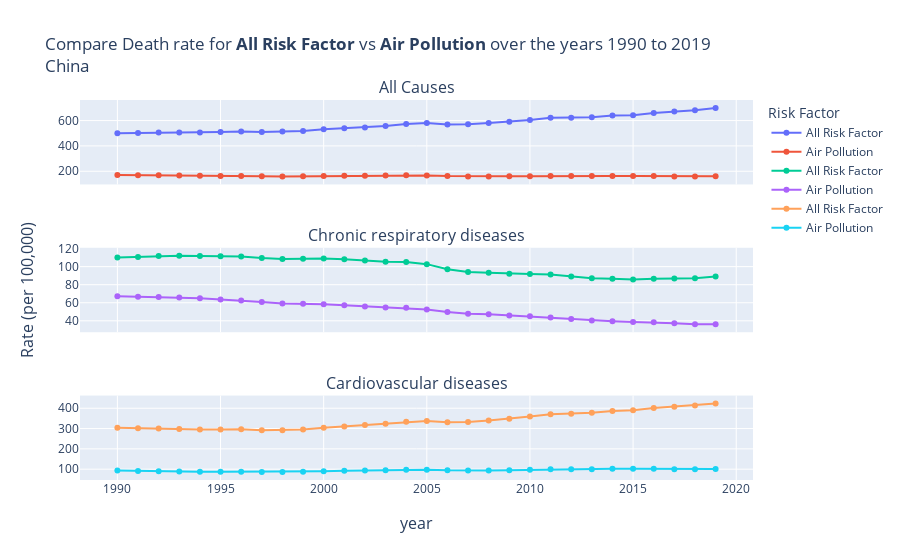

The code cell stored with this chart in its notebook:
### Code cell
china_df = cause_df[cause_df.location_clean=="CHN"]
draw_plot(china_df, where="China")

### Figure 1 — Plotly figure (JSON) as saved in the notebook; plotly's stock layout.template omitted (floating-point values rounded to 4 significant figures)
{"data": [{"mode": "lines+markers", "name": "All Risk Factor", "type": "scatter", "x": [1990, 1991, 1992, 1993, 1994, 1995, 1996, 1997, 1998, 1999, 2000, 2001, 2002, 2003, 2004, 2005, 2006, 2007, 2008, 2009, 2010, 2011, 2012, 2013, 2014, 2015, 2016, 2017, 2018, 2019], "xaxis": "x", "y": [500.7, 501.4, 505.1, 505.8, 506.7, 509.9, 514.6, 510.5, 513.0, 518.5, 532.2, 540.1, 545.7, 557.2, 573.7, 580.7, 570.0, 571.0, 580.7, 590.3, 604.6, 621.4, 622.8, 626.1, 639.5, 642.7, 660.3, 670.7, 681.1, 699.5], "yaxis": "y"}, {"mode": "lines+markers", "name": "Air Pollution", "type": "scatter", "x": [1990, 1991, 1992, 1993, 1994, 1995, 1996, 1997, 1998, 1999, 2000, 2001, 2002, 2003, 2004, 2005, 2006, 2007, 2008, 2009, 2010, 2011, 2012, 2013, 2014, 2015, 2016, 2017, 2018, 2019], "xaxis": "x", "y": [171.3, 168.9, 167.8, 166.2, 164.4, 163.0, 162.6, 160.2, 159.1, 160.0, 162.8, 163.9, 164.7, 166.1, 168.6, 167.6, 162.0, 159.3, 159.7, 159.9, 161.6, 163.2, 162.0, 161.8, 163.3, 162.8, 162.3, 159.7, 159.0, 160.8], "yaxis": "y"}, {"mode": "lines+markers", "name": "All Risk Factor", "type": "scatter", "x": [1990, 1991, 1992, 1993, 1994, 1995, 1996, 1997, 1998, 1999, 2000, 2001, 2002, 2003, 2004, 2005, 2006, 2007, 2008, 2009, 2010, 2011, 2012, 2013, 2014, 2015, 2016, 2017, 2018, 2019], "xaxis": "x2", "y": [110.1, 110.7, 111.8, 112.1, 111.9, 111.6, 111.4, 109.7, 108.6, 108.7, 109.1, 108.1, 106.9, 105.4, 105.1, 102.8, 97.22, 94.08, 93.22, 92.24, 91.98, 91.41, 89.14, 87.09, 86.71, 85.69, 86.7, 86.8, 87.07, 89.11], "yaxis": "y2"}, {"mode": "lines+markers", "name": "Air Pollution", "type": "scatter", "x": [1990, 1991, 1992, 1993, 1994, 1995, 1996, 1997, 1998, 1999, 2000, 2001, 2002, 2003, 2004, 2005, 2006, 2007, 2008, 2009, 2010, 2011, 2012, 2013, 2014, 2015, 2016, 2017, 2018, 2019], "xaxis": "x2", "y": [67.13, 66.6, 66.46, 65.83, 64.9, 63.59, 62.54, 60.96, 59.26, 58.83, 58.25, 57.14, 55.98, 54.88, 54.37, 52.56, 49.76, 47.78, 47.16, 45.81, 45.07, 43.71, 41.98, 40.43, 39.6, 38.75, 38.33, 37.35, 36.21, 36.31], "yaxis": "y2"}, {"mode": "lines+markers", "name": "All Risk Factor", "type": "scatter", "x": [1990, 1991, 1992, 1993, 1994, 1995, 1996, 1997, 1998, 1999, 2000, 2001, 2002, 2003, 2004, 2005, 2006, 2007, 2008, 2009, 2010, 2011, 2012, 2013, 2014, 2015, 2016, 2017, 2018, 2019], "xaxis": "x3", "y": [303.7, 301.0, 300.7, 298.4, 296.0, 295.8, 296.7, 292.1, 292.2, 294.8, 303.6, 310.3, 317.5, 323.6, 333.4, 337.7, 331.3, 332.9, 339.7, 347.8, 358.8, 370.8, 373.1, 377.5, 386.8, 389.6, 401.1, 407.7, 413.2, 423.2], "yaxis": "y3"}, {"mode": "lines+markers", "name": "Air Pollution", "type": "scatter", "x": [1990, 1991, 1992, 1993, 1994, 1995, 1996, 1997, 1998, 1999, 2000, 2001, 2002, 2003, 2004, 2005, 2006, 2007, 2008, 2009, 2010, 2011, 2012, 2013, 2014, 2015, 2016, 2017, 2018, 2019], "xaxis": "x3", "y": [93.04, 91.06, 89.93, 88.73, 87.49, 86.99, 87.1, 85.99, 86.13, 87.08, 89.88, 91.7, 93.69, 95.22, 97.44, 97.55, 94.6, 93.52, 94.02, 95.16, 97.08, 99.22, 99.4, 100.2, 101.8, 101.8, 101.7, 100.2, 100.2, 101.2], "yaxis": "y3"}], "layout": {"annotations": [{"font": {"size": 16}, "showarrow": false, "text": "All Causes", "x": 0.5, "xanchor": "center", "xref": "paper", "y": 1, "yanchor": "bottom", "yref": "paper"}, {"font": {"size": 16}, "showarrow": false, "text": "Chronic respiratory diseases", "x": 0.5, "xanchor": "center", "xref": "paper", "y": 0.6111, "yanchor": "bottom", "yref": "paper"}, {"font": {"size": 16}, "showarrow": false, "text": "Cardiovascular diseases", "x": 0.5, "xanchor": "center", "xref": "paper", "y": 0.2222, "yanchor": "bottom", "yref": "paper"}, {"font": {"size": 16}, "showarrow": false, "text": "year", "x": 0.5, "xanchor": "center", "xref": "paper", "y": 0, "yanchor": "top", "yref": "paper", "yshift": -30}, {"font": {"size": 16}, "showarrow": false, "text": "Rate (per 100,000)", "textangle": -90, "x": 0, "xanchor": "right", "xref": "paper", "xshift": -40, "y": 0.5, "yanchor": "middle", "yref": "paper"}], "hovermode": "x", "legend": {"title": {"text": "Risk Factor"}}, "title": {"text": "Compare Death rate for <b>All Risk Factor</b> vs <b>Air Pollution</b> over the years 1990 to 2019<br>China"}, "xaxis": {"anchor": "y", "domain": [0, 1], "matches": "x3", "showticklabels": false}, "xaxis2": {"anchor": "y2", "domain": [0, 1], "matches": "x3", "showticklabels": false}, "xaxis3": {"anchor": "y3", "domain": [0, 1]}, "yaxis": {"anchor": "x", "domain": [0.7778, 1]}, "yaxis2": {"anchor": "x2", "domain": [0.3889, 0.6111]}, "yaxis3": {"anchor": "x3", "domain": [0, 0.2222]}}}
